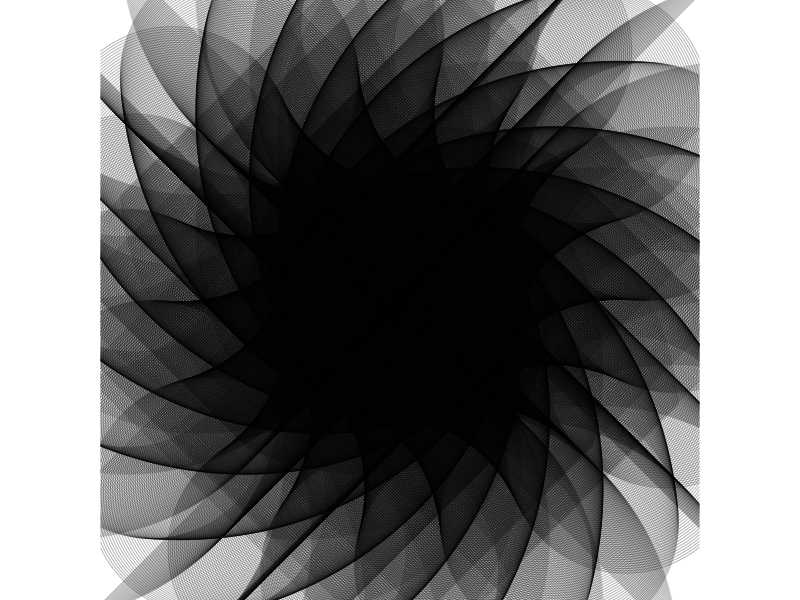

Write R code to recreate this figure.
# Do cool stuff
# sorry u got rejected Mike :/
# From: https://twitter.com/aschinchon
library(tidyverse)
jamies_plot <- tibble(t = (1:2300)*2.4432, 
       x = cos(t), 
       y = sin(t)) %>% 
  ggplot(aes(x*t, y*t)) +
  geom_point(size=80, alpha=.3, shape=13)+ 
  coord_equal() +
  theme_void()


